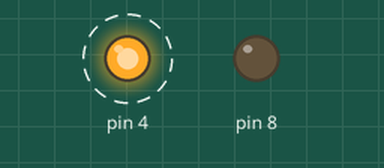
Recording of a sketch running on a simulated Arduino Uno, built with avr-gcc and run on an emulated ATmega328P. Shown: output pins drawn as LEDs (lit = HIGH). Dashed ring = blinking.

Above: at 0.05 s.
At 4.05 s:
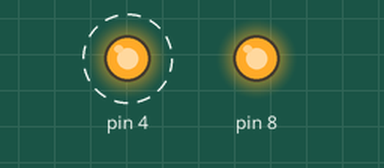
Timing chart, 0 to 5.5 s (numbered marks = the images above):
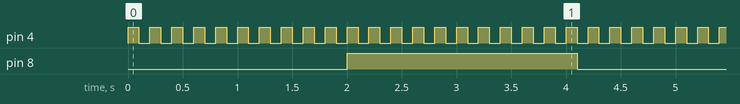

The sketch:

ENME351-Lab1.ino
```cpp
void setup() {
  pinMode(8, OUTPUT);
  pinMode(4, OUTPUT);

}
int counter = 0;
void loop() {

  if(digitalRead(4) == HIGH){
    digitalWrite(4, LOW);
  }
  else{
    digitalWrite(4, HIGH);
  }

  if(counter < 20){
    counter = counter + 1;
  }
  else if(counter == 20){
    if(digitalRead(8) == HIGH){
    digitalWrite(8, LOW);
    }
    else{
    digitalWrite(8, HIGH);
    }
    counter = 0;
  }

  delay(100);

}
```

Measured:
- by itself, pin 4: alternates HIGH for 0.10 s and LOW for 0.10 s
- by itself, pin 8: alternates HIGH for 2.1 s and LOW for 2.1 s
